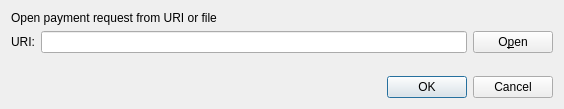
<?xml version="1.0" encoding="UTF-8"?>
<ui version="4.0">
 <class>OpenURIDialog</class>
 <widget class="QDialog" name="OpenURIDialog">
  <property name="geometry">
   <rect>
    <x>0</x>
    <y>0</y>
    <width>564</width>
    <height>109</height>
   </rect>
  </property>
  <property name="windowTitle">
   <string>Open URI</string>
  </property>
  <layout class="QVBoxLayout" name="verticalLayout">
   <item>
    <widget class="QLabel" name="label_2">
     <property name="text">
      <string>Open payment request from URI or file</string>
     </property>
    </widget>
   </item>
   <item>
    <layout class="QHBoxLayout" name="horizontalLayout">
     <item>
      <widget class="QLabel" name="label">
       <property name="text">
        <string>URI:</string>
       </property>
      </widget>
     </item>
     <item>
      <widget class="QValidatedLineEdit" name="uriEdit"/>
     </item>
     <item>
      <widget class="QPushButton" name="selectFileButton">
       <property name="toolTip">
        <string>Select payment request file</string>
       </property>
       <property name="text">
        <string notr="true">O&amp;pen</string>
       </property>
       <property name="icon">
        <iconset resource="../bitcoin.qrc">
         <normaloff>:/images/open</normaloff>:/images/open</iconset>
       </property>
       <property name="autoDefault">
        <bool>false</bool>
       </property>
      </widget>
     </item>
    </layout>
   </item>
   <item>
    <spacer name="verticalSpacer">
     <property name="orientation">
      <enum>Qt::Vertical</enum>
     </property>
     <property name="sizeHint" stdset="0">
      <size>
       <width>20</width>
       <height>40</height>
      </size>
     </property>
    </spacer>
   </item>
   <item>
    <widget class="QDialogButtonBox" name="buttonBox">
     <property name="orientation">
      <enum>Qt::Horizontal</enum>
     </property>
     <property name="standardButtons">
      <set>QDialogButtonBox::Cancel|QDialogButtonBox::Ok</set>
     </property>
    </widget>
   </item>
  </layout>
 </widget>
 <customwidgets>
  <customwidget>
   <class>QValidatedLineEdit</class>
   <extends>QLineEdit</extends>
   <header>qvalidatedlineedit.h</header>
  </customwidget>
 </customwidgets>
 <resources>
  <include location="../bitcoin.qrc"/>
 </resources>
 <connections>
  <connection>
   <sender>buttonBox</sender>
   <signal>accepted()</signal>
   <receiver>OpenURIDialog</receiver>
   <slot>accept()</slot>
   <hints>
    <hint type="sourcelabel">
     <x>248</x>
     <y>254</y>
    </hint>
    <hint type="destinationlabel">
     <x>157</x>
     <y>274</y>
    </hint>
   </hints>
  </connection>
  <connection>
   <sender>buttonBox</sender>
   <signal>rejected()</signal>
   <receiver>OpenURIDialog</receiver>
   <slot>reject()</slot>
   <hints>
    <hint type="sourcelabel">
     <x>316</x>
     <y>260</y>
    </hint>
    <hint type="destinationlabel">
     <x>286</x>
     <y>274</y>
    </hint>
   </hints>
  </connection>
 </connections>
</ui>
